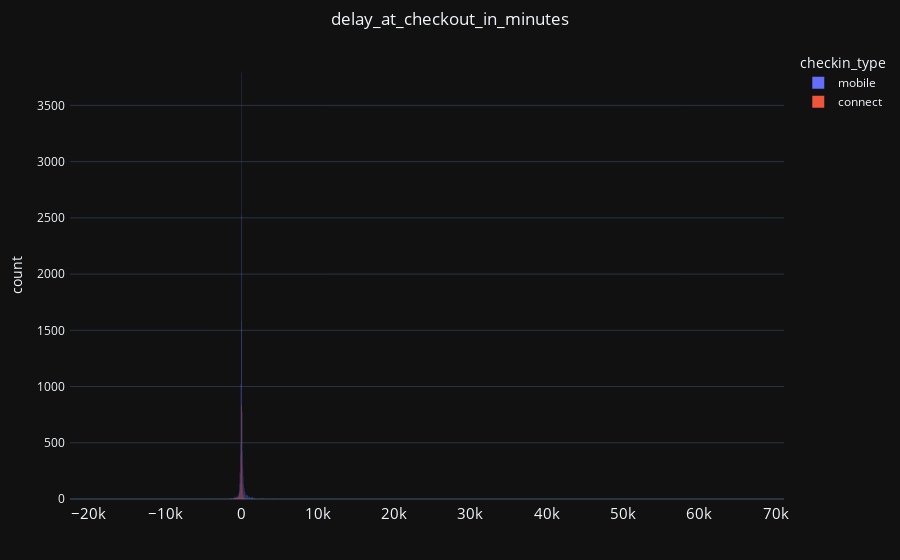

The notebook cell this image was saved under:
### Markdown cell above
## STATS SUR LES RETARDS

### Code cell
fig = px.histogram(data, x= 'delay_at_checkout_in_minutes',

                   title = 'delay_at_checkout_in_minutes',
                   color = 'checkin_type',
                   barmode = 'group',
                  ) 
fig.update_layout(title_x = 0.5,
                  margin=dict(l=50,r=50,b=50,t=50,pad=4),
                  xaxis_title = '',
                  template = 'plotly_dark'
                  )   
fig.update_xaxes(tickfont_size=15,)        
fig.show()

### Figure 1 — Plotly figure (JSON) as saved in the notebook; plotly's stock layout.template omitted (floating-point values rounded to 4 significant figures; data arrays with more than 128 entries replaced by an {"elided": "..."} marker saying what was removed)
{"data": [{"alignmentgroup": "True", "bingroup": "x", "hovertemplate": "checkin_type=mobile<br>delay_at_checkout_in_minutes=%{x}<br>count=%{y}<extra></extra>", "legendgroup": "mobile", "marker": {"color": "#636efa", "pattern": {"shape": ""}}, "name": "mobile", "offsetgroup": "mobile", "orientation": "v", "showlegend": true, "type": "histogram", "x": {"elided": "17003 int values"}, "xaxis": "x", "yaxis": "y"}, {"alignmentgroup": "True", "bingroup": "x", "hovertemplate": "checkin_type=connect<br>delay_at_checkout_in_minutes=%{x}<br>count=%{y}<extra></extra>", "legendgroup": "connect", "marker": {"color": "#EF553B", "pattern": {"shape": ""}}, "name": "connect", "offsetgroup": "connect", "orientation": "v", "showlegend": true, "type": "histogram", "x": {"elided": "4307 int values"}, "xaxis": "x", "yaxis": "y"}], "layout": {"barmode": "group", "legend": {"title": {"text": "checkin_type"}, "tracegroupgap": 0}, "margin": {"b": 50, "l": 50, "pad": 4, "r": 50, "t": 50}, "title": {"text": "delay_at_checkout_in_minutes", "x": 0.5}, "xaxis": {"anchor": "y", "domain": [0, 1], "tickfont": {"size": 15}, "title": {"text": ""}}, "yaxis": {"anchor": "x", "domain": [0, 1], "title": {"text": "count"}}}}
